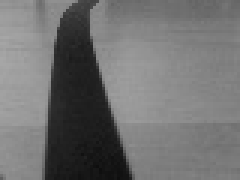
#> input picture grey_images/0/21.jpg, 80 x 60 px, given in place of 0.jpg, which was not available (shown 3 times larger)
$ python label_images.py
#> lines starting #> are read from the running program, lines starting #| are printed output that depends on the picture; after the words box and inside, x2 and y2 are one past the last pixel; in counts of white or black regions, pixels touching at a corner belong together
import cv2
import numpy as np
import os

origin_path = "../grey_images/"
save_path = "../image_segmentation/"
threshold = 80


for fnumber in range(170):
    fstr = str(fnumber)
    print(fstr)
    if not os.path.isdir(save_path + fstr):
        os.mkdir(save_path + fstr)
    for inumber in range(100):
        istr = str(inumber) + ".jpg"
        fname_o = origin_path + fstr + "/" + istr
        img = cv2.imread(fname_o, 0)
#> img is the input picture: shape (60, 80); min 14, max 167, mean 112.6
        mean = img[:, :].mean()
#> mean = 112.6
        #if mean < threshold:
        # threshold = 0.5*mean + 0.5*threshold

        for row in range (60):
            for col in range(80):
                if img[row][col] < threshold:
                    img[row][col] = 0
                else:
                    img[row][col] = 255
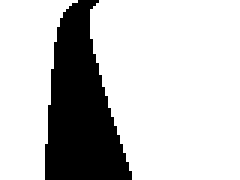
#> img: shape (60, 80) (shown 3 times larger); 77.3% white; 1 black region, box (x1, y1, x2, y2) and area: (15, 0, 44, 60) 1090
#> (the run stopped early here; a loop or call above may not have finished)

$ run again, on grey_images/10/83.jpg
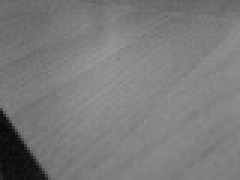
#> input picture grey_images/10/83.jpg, 80 x 60 px, given in place of 0.jpg, which was not available (shown 3 times larger)
#> img is the input picture: shape (60, 80); min 8, max 151, mean 122.1
#> mean = 122.1
#> after the loop `for row in range (60):`:
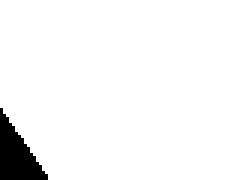
#> img: shape (60, 80) (shown 3 times larger); 95.7% white; 1 black region, box (x1, y1, x2, y2) and area: (0, 36, 16, 60) 205

$ run again, on grey_images/10/99.jpg
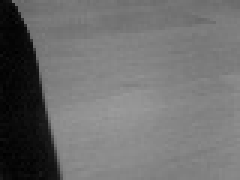
#> input picture grey_images/10/99.jpg, 80 x 60 px, given in place of 0.jpg, which was not available (shown 3 times larger)
#> img is the input picture: shape (60, 80); min 0, max 155, mean 109.7
#> mean = 109.7
#> after the loop `for row in range (60):`:
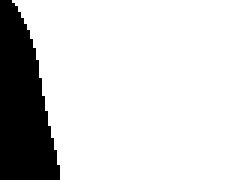
#> img: shape (60, 80) (shown 3 times larger); 82.7% white; 1 black region, box (x1, y1, x2, y2) and area: (0, 0, 20, 60) 832

$ run again, on grey_images/100/82.jpg
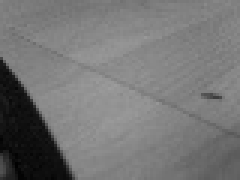
#> input picture grey_images/100/82.jpg, 80 x 60 px, given in place of 0.jpg, which was not available (shown 3 times larger)
#> img is the input picture: shape (60, 80); min 1, max 157, mean 117.1
#> mean = 117.1
#> after the loop `for row in range (60):`:
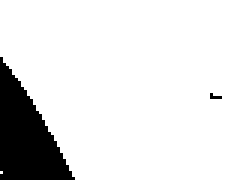
#> img: shape (60, 80) (shown 3 times larger); 88.2% white; 2 black regions (1 under 20 px), largest, box (x1, y1, x2, y2) and area: (0, 19, 25, 60) 560
